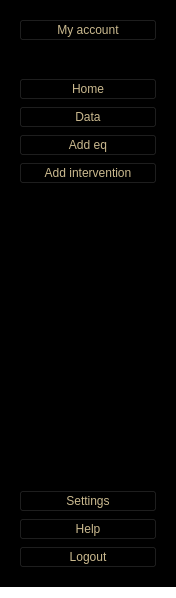
       <widget class="QWidget" name="leftMenuContainer_34" native="true">
        <property name="geometry">
         <rect>
          <x>0</x>
          <y>0</y>
          <width>176</width>
          <height>598</height>
         </rect>
        </property>
        <property name="styleSheet">
         <string notr="true">background-color:#FFF;
</string>
        </property>
        <layout class="QVBoxLayout" name="verticalLayout_178">
         <property name="leftMargin">
          <number>0</number>
         </property>
         <property name="topMargin">
          <number>0</number>
         </property>
         <property name="rightMargin">
          <number>0</number>
         </property>
         <item>
          <widget class="QWidget" name="leftMenuSubContainer_34" native="true">
           <property name="styleSheet">
            <string notr="true">color:rgb(203, 186, 143);
background-color:rgb(0, 0, 0);</string>
           </property>
           <layout class="QVBoxLayout" name="verticalLayout_179">
            <item alignment="Qt::AlignTop">
             <widget class="QFrame" name="UserSideMenu_34">
              <property name="frameShape">
               <enum>QFrame::StyledPanel</enum>
              </property>
              <property name="frameShadow">
               <enum>QFrame::Raised</enum>
              </property>
              <layout class="QHBoxLayout" name="horizontalLayout_98">
               <item>
                <widget class="QPushButton" name="Account_34">
                 <property name="toolTip">
                  <string>User</string>
                 </property>
                 <property name="toolTipDuration">
                  <number>16</number>
                 </property>
                 <property name="styleSheet">
                  <string notr="true"/>
                 </property>
                 <property name="text">
                  <string>My account</string>
                 </property>
                 <property name="icon">
                  <iconset>
                   <normalon>../../project/icon/user.svg</normalon>
                  </iconset>
                 </property>
                 <property name="iconSize">
                  <size>
                   <width>20</width>
                   <height>20</height>
                  </size>
                 </property>
                </widget>
               </item>
              </layout>
             </widget>
            </item>
            <item alignment="Qt::AlignTop">
             <widget class="QFrame" name="MainFunctions_34">
              <property name="sizePolicy">
               <sizepolicy hsizetype="Preferred" vsizetype="Preferred">
                <horstretch>0</horstretch>
                <verstretch>0</verstretch>
               </sizepolicy>
              </property>
              <property name="frameShape">
               <enum>QFrame::StyledPanel</enum>
              </property>
              <property name="frameShadow">
               <enum>QFrame::Raised</enum>
              </property>
              <layout class="QVBoxLayout" name="verticalLayout_180">
               <item>
                <widget class="QPushButton" name="HomeBtn_34">
                 <property name="toolTip">
                  <string>Home</string>
                 </property>
                 <property name="text">
                  <string>Home</string>
                 </property>
                 <property name="icon">
                  <iconset>
                   <normaloff>../../project/icon/home.svg</normaloff>
                   <normalon>../../project/icon/home.svg</normalon>../../project/icon/home.svg</iconset>
                 </property>
                 <property name="iconSize">
                  <size>
                   <width>20</width>
                   <height>20</height>
                  </size>
                 </property>
                </widget>
               </item>
               <item>
                <widget class="QPushButton" name="DataBtn_34">
                 <property name="toolTip">
                  <string>Data</string>
                 </property>
                 <property name="text">
                  <string>Data</string>
                 </property>
                 <property name="icon">
                  <iconset>
                   <normaloff>../../project/icon/database.svg</normaloff>
                   <normalon>../../project/icon/database.svg</normalon>../../project/icon/database.svg</iconset>
                 </property>
                 <property name="iconSize">
                  <size>
                   <width>20</width>
                   <height>20</height>
                  </size>
                 </property>
                </widget>
               </item>
               <item>
                <widget class="QPushButton" name="addeq_34">
                 <property name="styleSheet">
                  <string notr="true">font: 75 9pt &quot;MS Shell Dlg 2&quot;;</string>
                 </property>
                 <property name="text">
                  <string>Add eq</string>
                 </property>
                 <property name="icon">
                  <iconset>
                   <normaloff>../../project/icon/plus.svg</normaloff>../../project/icon/plus.svg</iconset>
                 </property>
                 <property name="iconSize">
                  <size>
                   <width>20</width>
                   <height>20</height>
                  </size>
                 </property>
                </widget>
               </item>
               <item>
                <widget class="QPushButton" name="PdfBtn_58">
                 <property name="toolTip">
                  <string>Pdf</string>
                 </property>
                 <property name="text">
                  <string>Add intervention</string>
                 </property>
                 <property name="icon">
                  <iconset>
                   <normaloff>../../project/icon/tool.svg</normaloff>../../project/icon/tool.svg</iconset>
                 </property>
                 <property name="iconSize">
                  <size>
                   <width>20</width>
                   <height>20</height>
                  </size>
                 </property>
                </widget>
               </item>
               <item>
                <spacer name="verticalSpacer_232">
                 <property name="orientation">
                  <enum>Qt::Vertical</enum>
                 </property>
                 <property name="sizeHint" stdset="0">
                  <size>
                   <width>20</width>
                   <height>40</height>
                  </size>
                 </property>
                </spacer>
               </item>
               <item>
                <spacer name="verticalSpacer_233">
                 <property name="orientation">
                  <enum>Qt::Vertical</enum>
                 </property>
                 <property name="sizeHint" stdset="0">
                  <size>
                   <width>20</width>
                   <height>40</height>
                  </size>
                 </property>
                </spacer>
               </item>
               <item>
                <spacer name="verticalSpacer_234">
                 <property name="orientation">
                  <enum>Qt::Vertical</enum>
                 </property>
                 <property name="sizeHint" stdset="0">
                  <size>
                   <width>20</width>
                   <height>40</height>
                  </size>
                 </property>
                </spacer>
               </item>
               <item>
                <spacer name="verticalSpacer_235">
                 <property name="orientation">
                  <enum>Qt::Vertical</enum>
                 </property>
                 <property name="sizeHint" stdset="0">
                  <size>
                   <width>20</width>
                   <height>40</height>
                  </size>
                 </property>
                </spacer>
               </item>
               <item>
                <spacer name="verticalSpacer_236">
                 <property name="orientation">
                  <enum>Qt::Vertical</enum>
                 </property>
                 <property name="sizeHint" stdset="0">
                  <size>
                   <width>20</width>
                   <height>40</height>
                  </size>
                 </property>
                </spacer>
               </item>
               <item>
                <spacer name="verticalSpacer_237">
                 <property name="orientation">
                  <enum>Qt::Vertical</enum>
                 </property>
                 <property name="sizeHint" stdset="0">
                  <size>
                   <width>20</width>
                   <height>40</height>
                  </size>
                 </property>
                </spacer>
               </item>
               <item>
                <spacer name="verticalSpacer_238">
                 <property name="orientation">
                  <enum>Qt::Vertical</enum>
                 </property>
                 <property name="sizeHint" stdset="0">
                  <size>
                   <width>20</width>
                   <height>40</height>
                  </size>
                 </property>
                </spacer>
               </item>
              </layout>
             </widget>
            </item>
            <item alignment="Qt::AlignBottom">
             <widget class="QFrame" name="AppFunction_34">
              <property name="frameShape">
               <enum>QFrame::StyledPanel</enum>
              </property>
              <property name="frameShadow">
               <enum>QFrame::Raised</enum>
              </property>
              <layout class="QVBoxLayout" name="verticalLayout_181">
               <item>
                <widget class="QPushButton" name="SettingsBtn_36">
                 <property name="toolTip">
                  <string>Settings</string>
                 </property>
                 <property name="text">
                  <string>Settings</string>
                 </property>
                 <property name="icon">
                  <iconset>
                   <normaloff>../../project/icon/settings.svg</normaloff>
                   <disabledoff>../../project/icon/settings.svg</disabledoff>../../project/icon/settings.svg</iconset>
                 </property>
                 <property name="iconSize">
                  <size>
                   <width>20</width>
                   <height>20</height>
                  </size>
                 </property>
                </widget>
               </item>
               <item>
                <widget class="QPushButton" name="HelpBtn_34">
                 <property name="toolTip">
                  <string>Help</string>
                 </property>
                 <property name="text">
                  <string>Help</string>
                 </property>
                 <property name="icon">
                  <iconset>
                   <normaloff>../../project/icon/help-circle.svg</normaloff>
                   <normalon>../../project/icon/help-circle.svg</normalon>../../project/icon/help-circle.svg</iconset>
                 </property>
                 <property name="iconSize">
                  <size>
                   <width>20</width>
                   <height>20</height>
                  </size>
                 </property>
                </widget>
               </item>
               <item>
                <widget class="QPushButton" name="LogoutBtn_34">
                 <property name="toolTip">
                  <string>Logout</string>
                 </property>
                 <property name="text">
                  <string>Logout</string>
                 </property>
                 <property name="icon">
                  <iconset>
                   <normaloff>../../project/icon/log-out.svg</normaloff>
                   <normalon>../../project/icon/log-out.svg</normalon>../../project/icon/log-out.svg</iconset>
                 </property>
                 <property name="iconSize">
                  <size>
                   <width>20</width>
                   <height>20</height>
                  </size>
                 </property>
                </widget>
               </item>
              </layout>
             </widget>
            </item>
           </layout>
          </widget>
         </item>
        </layout>
       </widget>
